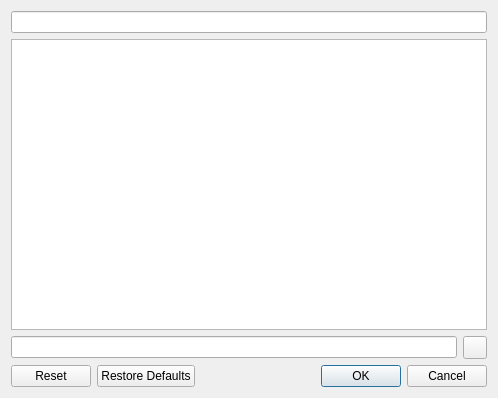
<?xml version="1.0" encoding="UTF-8"?>
<ui version="4.0">
 <class>ActionShortcutEditor</class>
 <widget class="QDialog" name="ActionShortcutEditor">
  <property name="geometry">
   <rect>
    <x>0</x>
    <y>0</y>
    <width>498</width>
    <height>398</height>
   </rect>
  </property>
  <property name="windowTitle">
   <string>Shortcut Editor</string>
  </property>
  <layout class="QVBoxLayout" name="verticalLayout">
   <item>
    <layout class="QHBoxLayout" name="horizontalLayout_2">
     <item>
      <widget class="LineEdit" name="leFilter"/>
     </item>
    </layout>
   </item>
   <item>
    <widget class="QTreeView" name="tvActions">
     <property name="editTriggers">
      <set>QAbstractItemView::NoEditTriggers</set>
     </property>
     <property name="alternatingRowColors">
      <bool>true</bool>
     </property>
     <property name="verticalScrollMode">
      <enum>QAbstractItemView::ScrollPerPixel</enum>
     </property>
     <property name="uniformRowHeights">
      <bool>true</bool>
     </property>
     <property name="allColumnsShowFocus">
      <bool>true</bool>
     </property>
     <attribute name="headerStretchLastSection">
      <bool>false</bool>
     </attribute>
    </widget>
   </item>
   <item>
    <layout class="QHBoxLayout" name="horizontalLayout">
     <item>
      <widget class="_KeySequenceEdit" name="kseShortcut"/>
     </item>
     <item>
      <widget class="QToolButton" name="tbSet">
       <property name="toolTip">
        <string>Validate the shortcut</string>
       </property>
       <property name="icon">
        <iconset resource="../../../icons/enkiicons.qrc">
         <normaloff>:/enkiicons/button-ok.png</normaloff>:/enkiicons/button-ok.png</iconset>
       </property>
      </widget>
     </item>
    </layout>
   </item>
   <item>
    <widget class="QDialogButtonBox" name="dbbButtons">
     <property name="standardButtons">
      <set>QDialogButtonBox::Cancel|QDialogButtonBox::Ok|QDialogButtonBox::Reset|QDialogButtonBox::RestoreDefaults</set>
     </property>
    </widget>
   </item>
  </layout>
 </widget>
 <customwidgets>
  <customwidget>
   <class>_KeySequenceEdit</class>
   <extends>QLineEdit</extends>
   <header>enki/plugins/appshortcuts/action_shortcut_editor.h</header>
  </customwidget>
  <customwidget>
   <class>LineEdit</class>
   <extends>QLineEdit</extends>
   <header>enki/widgets/lineedit.h</header>
  </customwidget>
 </customwidgets>
 <resources>
  <include location="../../../icons/enkiicons.qrc"/>
 </resources>
 <connections/>
</ui>
